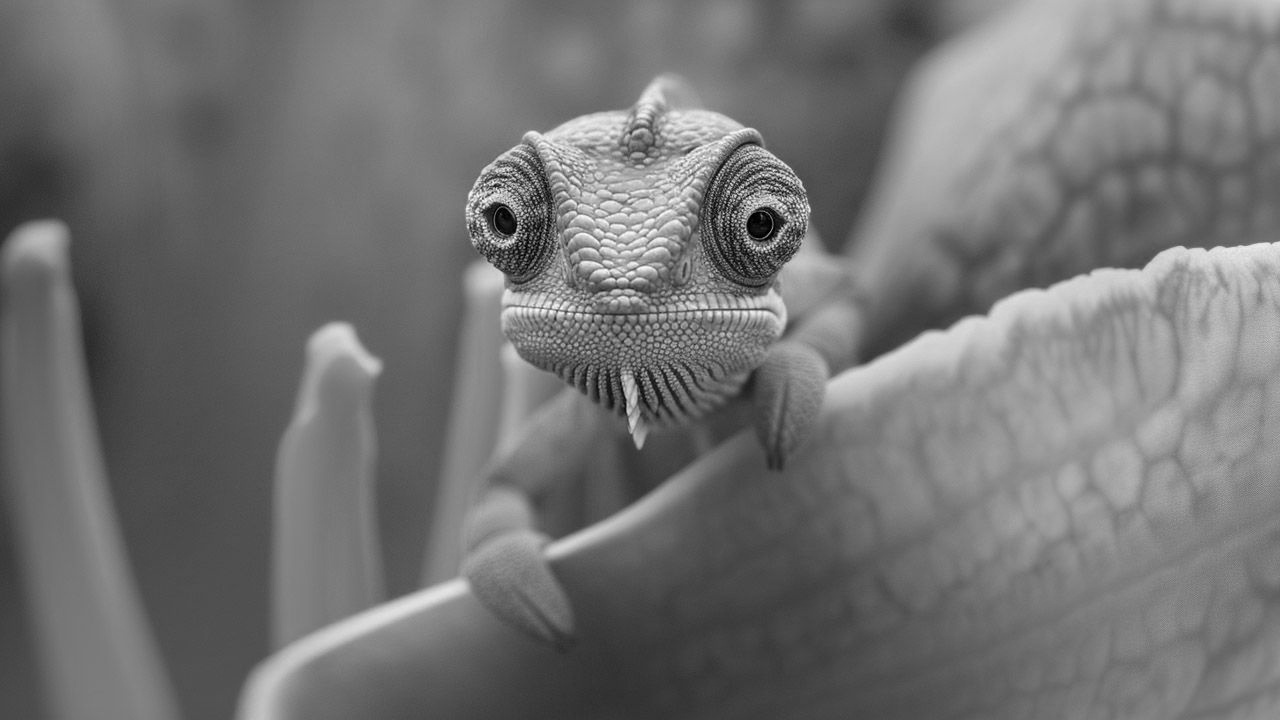
#> input picture Grayscale_MainAfter.jpg, 1280 x 720 px
$ python 'Difference Operator.py'
#> lines starting #> are read from the running program, lines starting #| are printed output that depends on the picture; after the words box and inside, x2 and y2 are one past the last pixel; in counts of white or black regions, pixels touching at a corner belong together
#> further down, image is the input picture: shape (720, 1280); min 0, max 255, mean 114.6
import numpy as np
import cv2
from matplotlib import pyplot as plt

def difference_operator(gray_image, threshold=30):
    # Get the dimensions of the image
#> called with threshold = 30
    print(gray_image.shape)
#| (720, 1280)
    rows, cols = gray_image.shape
#> rows = 720; cols = 1280

    # Create an empty image to store the result
    result = np.zeros((rows, cols), dtype=np.uint8)

    # Loop over each pixel in the image (excluding the border pixels)
    for i in range(1, rows-1):
        for j in range(1, cols-1):
            listOfMatrix = []
            listOfMatrix.append(abs(gray_image[i-1, j-1]-gray_image[i+1, j+1]))
            listOfMatrix.append(abs(gray_image[i-1, j]-gray_image[i+1, j]))
            listOfMatrix.append(abs(gray_image[i, j-1]-gray_image[i, j+1]))
            listOfMatrix.append(abs(gray_image[i-1, j+1]-gray_image[i+1, j-1]))
            # Calculate the maximum absolute difference
            max_diff = max(listOfMatrix)

            # Apply the threshold
            if max_diff > threshold:
                result[i, j] = 255
            else:
                result[i, j] = 0
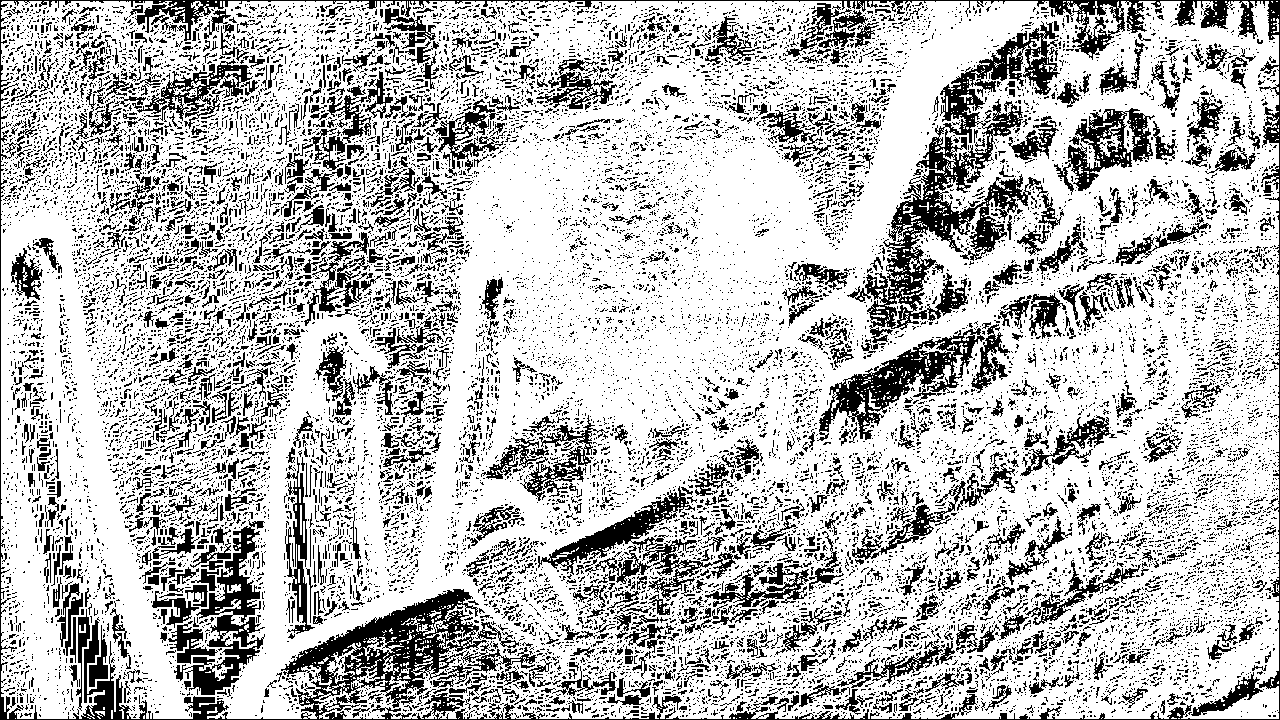
#> result: shape (720, 1280); 73.7% white; 17715 black regions (16309 under 20 px), largest, box (x1, y1, x2, y2) and area: (0, 0, 1280, 720) 25228, (847, 21, 1060, 343) 14454, (817, 328, 985, 441) 5082

    return result

# Load the image
image = cv2.imread("./Grayscale_MainAfter.jpg",cv2.IMREAD_UNCHANGED)

# Apply the homogeneity operator
edges = difference_operator(image, threshold=30)

# Display the result
plt.subplot(121), plt.imshow(cv2.cvtColor(image, cv2.COLOR_BGR2RGB)), plt.title('Original Image')
plt.subplot(122), plt.imshow(edges, cmap='gray'), plt.title('Edges')
plt.show()
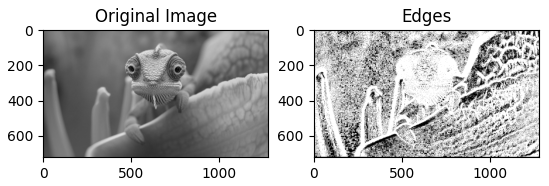
#> figure drawn by matplotlib, 2 panels
